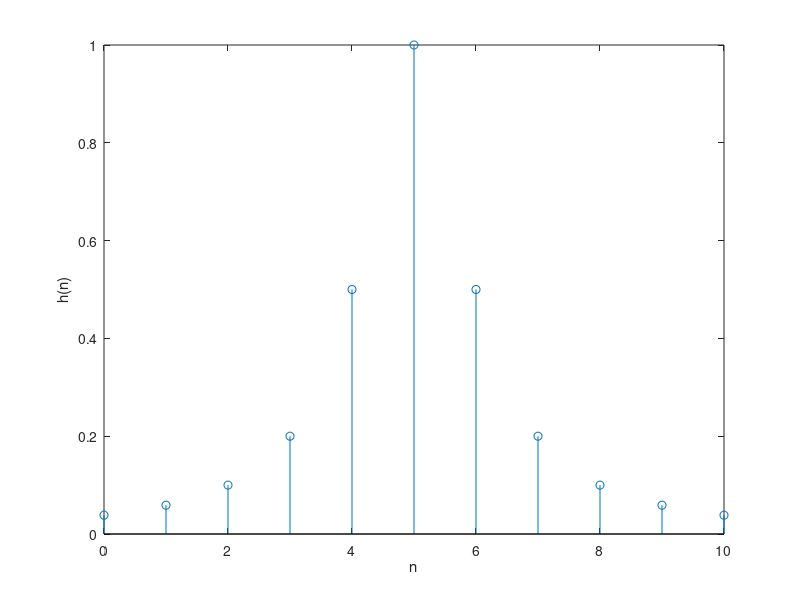

The MATLAB script that drew this image: (Note: this script raises an error after producing the figure.)
%CLEAR
clear all; close all; clc; 

%size of samples
sz = 10000;
% define number of tabs for adaptive filters
n_order = 7;
% loop with 100 averages for LMS
avr =100;
% initialize input & desired
u_n = zeros(sz,avr);
d_n = zeros(sz,avr);
for m=1:avr
    % Generate 1st random noise 'INPUT'
    x_n = 2*randi([0,1],10500,1) - 1 ;
    x_n = x_n(501:end);
    %generate 2nd random noise
    v_n = sqrt(5.0509e-5)*randn(10500,1);
    v_n = v_n(501:end);
    
    %Calculating Channel impulse response
    n = 0:10;
    causal_delay = 5;
    h_n = 1./(1+(n-causal_delay).^2);
    %plotting channel impulse response
    if(m==1)
        figure('Name','Channel Impulse Response');title('Impulse Response');
        stem(n,h_n);
        xlabel('n');
        ylabel('h(n)');
    end
    % figure;
    % h=fftshift(fft(h_n));
    % h = 20*log(h);
    % f=-2.5:0.5:2.5;
    % plot(f,h);
    
    %channel ISI effect (InterSymbol Interference)
    i_n = conv(x_n,h_n);
    i_n = i_n(1:end-10); %%COMMENT
    %%UNCOMMENT i_n = i_n(1+causal_delay:end-causal_delay);
    
    %Adding noise
    u_n(:,m) = i_n + v_n;
    
    %Adding delay to input
    %%UNCOMMENT d_n((1+(n_order-1)/2):end,m)=x_n(1:end-((n_order-1)/2));
    d_n((1+((n_order-1)/2)+(length(n)-1)/2):end,m)=x_n(1:end-(((n_order-1)/2)+(length(n)-1)/2)); %%COMMENT
end
%% Wiener Filter
[W_wiener, J_wiener] = Wiener_Filter(u_n(:,1),d_n(:,1),n_order);

%% Steepest Descent 

itr = 10000;
alpha_vec = [0.001 0.005 0.01];
W_steepest = zeros(n_order,length(alpha_vec));
% value of j after each iteration
J_plot = zeros(length(alpha_vec),itr);
% value of j after last iteration(MMSE)
J_steepest = zeros(length(alpha_vec),1);
figure('Name','Steepest Descent MMSE (J)');
colors={'red','blue','black'};
for i= 1:length(alpha_vec)
    [W_steepest(:,i), J_plot(i,:)] = Steepest_Descent(u_n(:,1),d_n(:,1),n_order,itr,alpha_vec(i));
    J_steepest(i) = J_plot(i,itr);
    plot(1:itr,J_plot(i,:),'color',sprintf('%c',char(colors(i))));
    xlabel('itr');
    ylabel('MMSE J');hold on;
end
legend('meu=0.001','meu=0.005','meu=0.01');

%% LMS
% initialize tabs value 'with average'
W_LMS = zeros(n_order,length(alpha_vec));

for i=1:length(alpha_vec)
    for j=1:avr
         [W_n] = LMS(u_n(:,j),d_n(:,j),n_order);
          W_LMS(:,i)=W_LMS(:,i)+W_n;
    end
end
% divide by averaging number
W_LMS = W_LMS ./ avr;

%% plotting channel and equalizer Response
figure

plot(abs(fftshift(fft(h_n(1,3:end-2)))))
hold on

plot(abs(fftshift(fft(W_wiener))))

plot(abs(fftshift(fft(W_steepest(:,1)))))

plot(abs(fftshift(fft(W_LMS(:,1)))))
legend("Original channel","Wiener EQ","SD EQ","LMS EQ")

figure
freqz(h_n(1,3:end-2) , 1 )

figure
freqz(W_wiener , 1 )

figure
freqz(W_steepest(:,1) , 1 )

figure
freqz(W_LMS(:,1) , 1 )

figure
freqz(conv(h_n , W_steepest(:,1) ) , 1 )






